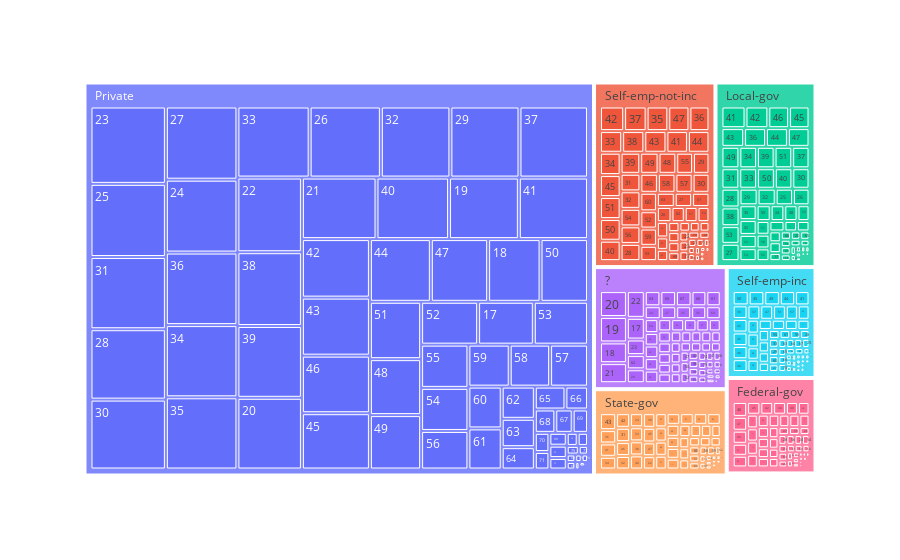

The notebook cell this image was saved under:
### Code cell
grafico = px.treemap(base_census, path=['workclass','age'])
grafico.show()

### Figure 1 — Plotly figure (JSON) as saved in the notebook; plotly's stock layout.template omitted (floating-point values rounded to 4 significant figures; data arrays with more than 128 entries replaced by an {"elided": "..."} marker saying what was removed)
{"data": [{"branchvalues": "total", "domain": {"x": [0, 1], "y": [0, 1]}, "hovertemplate": "labels=%{label}<br>count=%{value}<br>parent=%{parent}<br>id=%{id}<extra></extra>", "ids": {"elided": "490 str values"}, "labels": {"elided": "490 str values"}, "name": "", "parents": {"elided": "490 str values"}, "type": "treemap", "values": {"elided": "490 int values"}}], "layout": {"legend": {"tracegroupgap": 0}, "margin": {"t": 60}}}
